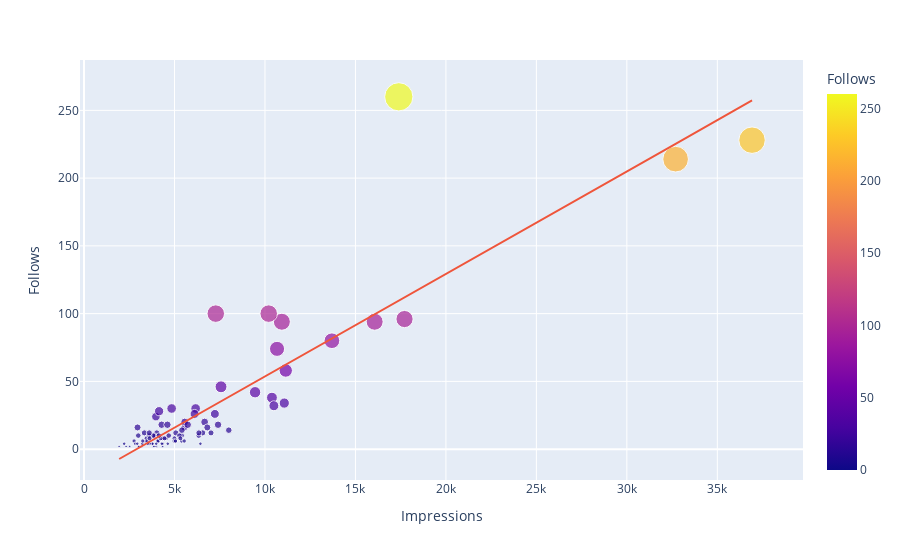

Notebook code for this chart:
### Code cell
import plotly.express as px

fig = px.scatter(
    df,
    x="Impressions",
    y="Follows",
    color="Follows",
    trendline='ols',
    size="Follows",
    hover_name="Follows"
)
fig.show()
